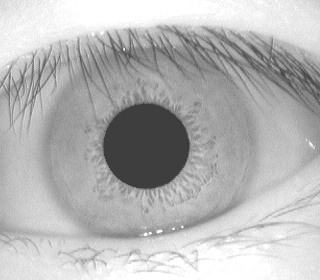
#> input picture iris-images biometric-authentication/iris-images/014_1_1.bmp, 320 x 280 px
$ python -i vasir_segmentation.py   (imports and definitions only)
#> lines starting #> are read from the running program, lines starting #| are printed output that depends on the picture
import cv2
import numpy as np
from math import sqrt, atan2, pi, pow, ceil, floor, cos, sin

from segmentation.projectiris_segmentation import find_eyelids

from utils.error_utils import SUCCESS, WRONG_IMAGE_FORMAT, PUPIL_DETECTION_FAILED, IRIS_DETECTION_FAILED, EYELIDS_DETECTION_FAILED

#--------------------------------------------------------------------------------

MAX_PUPIL_RADIUS = 75   # maximum radius of pupil   (need to be changed from db to db)
MAX_IRIS_RADIUS = 150   # maximum iris radius   (need to be changed from db to db)

RATIO_R = 13

STD_THRESHOLD = 47

WHITE = 255
BLACK = 0

FRAC_OFF_LENGTH = 181
ADJ_PRECISION = 0.0000000000005


# NOTE: I assume that nScales = 1 because it only changes from 1 iif the width of the picture is bigger than 600x400

#--------------------------------------------------------------------------------


def segment_iris(eye_img):
    #image must be in grayscale
    if eye_img.dtype != np.uint8:
        return WRONG_IMAGE_FORMAT, None

    # ----------------------------------------------------------------------------

    #trying to detect pupil
    pupil_data = find_pupil(eye_img, MAX_PUPIL_RADIUS)
    if pupil_data is None:
        return PUPIL_DETECTION_FAILED, None

    # ----------------------------------------------------------------------------

    # getting pupil data
    pupil_center, r_pupil = pupil_data
    x_pupil, y_pupil = pupil_center

    #detecting iris
    top_left, bottom_right = get_iris_roi_rect(eye_img, x_pupil, y_pupil, r_pupil, MAX_IRIS_RADIUS)

    x_top, y_top = top_left
    x_bottom, y_bottom = bottom_right

    # the rectangle must be valid
    if x_top - x_bottom == 0 or y_top - y_bottom == 0:
        return IRIS_DETECTION_FAILED, (pupil_data, None, None)

    # getting the iris roi
    iris_roi = eye_img[y_top:y_bottom, x_top:x_bottom]

    # define maximum distance between pupil and iris center position
    center_adjust = MAX_IRIS_RADIUS // 4

    # find iris circle using Hough Transform
    iris_data = find_iris(iris_roi, r_pupil, MAX_IRIS_RADIUS)
    if iris_data is None:
        return IRIS_DETECTION_FAILED, (pupil_data, None, None)

    # getting iris data
    iris_center, r_iris = iris_data
    x_iris, y_iris = iris_center

    # getting coordinates in original image
    x_iris, y_iris = get_origin_points(x_top, y_top, x_iris, y_iris)

    # setting new values
    iris_center = x_iris, y_iris
    iris_data = iris_center, r_iris

    # ----------------------------------------------------------------------------

    # detecting eyelids [NOTE: i'm gonna use the eyelid detection of project iris]
    eyelids_data = find_eyelids(eye_img, (x_pupil, y_pupil))
    if eyelids_data is None:
        return EYELIDS_DETECTION_FAILED, (pupil_data, iris_data, None)

    # ----------------------------------------------------------------------------

    #all went well
    return SUCCESS, (pupil_data, iris_data, eyelids_data)


def find_pupil(img, limit_radius):
    # make a copy of the given image
    gray_img = img.copy()

    # setup the parameters to avoid noise caused by reflections and eyelashes covering the pupil
    size = 0.0

    # initialize for Closing and Opening process
    close_itr = 0  # dilate->erode
    open_itr = 0  # erode->dilate

    # for classical still eye images
    size = float(RATIO_R - 1)
    close_itr = 2
    open_itr = 3

    # find the minimum intensity within the image - used to determine the threshold
    min_value, _, _, _ = cv2.minMaxLoc(gray_img)

    # future work => consider to remove the reflections here

    # get the threshold for detecting the pupil
    threshold = get_threshold(gray_img, int(min_value))

    # initialize values
    center_x = 0
    center_y = 0
    radius = 0

    # originally, we used 1 for m value.
    # if you increase m value, it would be faster, however, the results would be slightly worst.
    m = 2
    while size > 2:
        i = threshold
        while i >= 0:
            center_x, center_y, radius = get_coordinates(gray_img, close_itr, open_itr, i, limit_radius, size)

            if center_x > 0 and center_y > 0 and radius > 0:
                return (center_x, center_y), radius

            i -= m

        size -= 1
        close_itr += 1

    # second attempt
    size = RATIO_R - 1
    close_itr = 0
    while size > 1:
        open_itr += 3  # count region

        for i in range(threshold + 5, threshold + 30):
            center_x, center_y, radius = get_coordinates(gray_img, close_itr, open_itr, i, limit_radius, size)

            if center_x > 0 and center_y > 0 and radius > 0:
                return (center_x, center_y), radius

        size -= 1

    return None


# [31 lines left out: function find_iris, not called in this run]


def get_threshold(img, min_value):
    _, sigma = cv2.meanStdDev(img)
    std = sigma[0, 0]

    if std < STD_THRESHOLD:
        return min_value + 25   # usually poor quality->orgin 25
    else:
        return min_value + 35   # usually good quality->orgin 35


def get_coordinates(gray_img, close_itr, open_itr, threshold, limit_radius, size):
    dest_img = gray_img.copy()

    # thresholding the image
    cv2.threshold(src=dest_img, thresh=threshold, maxval=WHITE, type=cv2.THRESH_BINARY, dst=dest_img)

    # smoothing the image with a gaussian filter
    dest_img = cv2.GaussianBlur(dest_img, ksize=(5, 5), sigmaX=0)

    # start the morphological operators
    m_pSE = cv2.getStructuringElement(shape=cv2.MORPH_ELLIPSE, ksize=(3, 3), anchor=(1, 1))
    cv2.morphologyEx(src=dest_img, op=cv2.MORPH_CLOSE, kernel=m_pSE, dst=dest_img, iterations=close_itr)
    cv2.morphologyEx(src=dest_img, op=cv2.MORPH_OPEN, kernel=m_pSE, dst=dest_img, iterations=open_itr)

    # finding contours
    contours, hierarchy = cv2.findContours(dest_img, mode=cv2.RETR_LIST, method=cv2.CHAIN_APPROX_TC89_L1)

    # set up the min. contours to ignore noise within the binary image
    min_count = 16  # 16 * n_scales, but n_scales = 1

    # // Find the first and second maximum contour
    max_count = get_max_count(contours)

    # get the pupil center and radius
    pupil_data = get_pupil_position(contours, min_count, max_count, limit_radius, size)

    return pupil_data


# [29 lines left out: function get_pupil_position, not called in this run]


def get_max_count(contours):
    contours.sort(descending)

    count = len(contours)
    return len(contours[0]) if count >= 1 else None


# [14 lines left out: function get_radius, not called in this run]


def descending(x, y):
    return len(y) - len(x)


# [20 lines left out: function get_iris_roi_rect, not called in this run]


def get_origin_points(x_top, y_top, x_iris, y_iris):
    return x_top + x_iris, y_top + y_iris

# /*% findcircle - returns the coordinates of a circle in an image using the Hough transform
# % and Canny edge detection to create the edge map.
# %
# % Usage:
# % [row, col, r] = findcircle(image,lradius,uradius,scaling, sigma, hithres, lowthres, vert, horz)
# %
# % Arguments:
# %	image		    - the image in which to find circles
# %	lradius		    - lower radius to search for
# %	uradius		    - upper radius to search for
# %	scaling		    - scaling factor for speeding up the
# %			          Hough transform
# %	sigma		    - amount of Gaussian smoothing to
# %			          apply for creating edge map.
# %	hithres		    - threshold for creating edge map
# %	lowthres	    - threshold for connected edges
# %	vert		    - vertical edge contribution (0-1)
# %	horz		    - horizontal edge contribution (0-1)
# %
# % Output:
# %	circleiris	    - centre coordinates and radius
# %			          of the detected iris boundary
# %	circlepupil	    - centre coordinates and radius
# %			          of the detected pupil boundary
# %	imagewithnoise	- original eye image, but with
# %			          location of noise marked with
# %			          NaN values
# %


#ToDo: Change the calls to canny, adjust_gamma, non_max_suppression, and hys_thresh for a call to OpenCV canny
# [418 lines left out: functions find_circle, canny, adjust_gamma, non_max_suppression, hys_thresh, hough_circles and 1 more, not called in this run]


def round_nd(x):
    return int(round(x))

>>> import cv2
>>> picture = cv2.imread('../iris-images/014_1_1.bmp', cv2.IMREAD_GRAYSCALE)
#> picture is the input picture: shape (280, 320); min 44, max 255, mean 181.8
>>> result = segment_iris(picture)
#> in find_pupil, `min_value, _, _, _ = cv2.minMaxLoc(gray_img)`: min_value = 44
#> in get_threshold, `_, sigma = cv2.meanStdDev(img)`: sigma = [48.86]
#> in get_threshold, `std = sigma[0, 0]`: std = 48.86
#> in find_pupil, `threshold = get_threshold(gray_img, int(min_value))`: threshold = 79
#> the loop in find_pupil, `while size > 2:` made 1 pass
#> pass 1, in get_coordinates, `dest_img = cv2.GaussianBlur(dest_img, ksize=(5, 5), sigmaX=0)`:
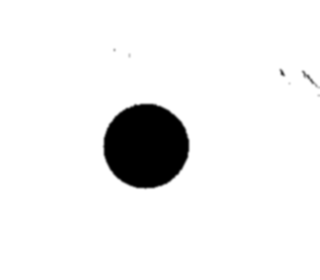
#> dest_img: shape (280, 320); min 0, max 255, mean 238.7
#> after the loop in find_pupil, `while size > 2:`: close_itr = 2; size = 12
#> (the run stopped early here; a loop or call above may not have finished)

$ run again, on iris-images biometric-authentication/iris-images/014_1_3.bmp
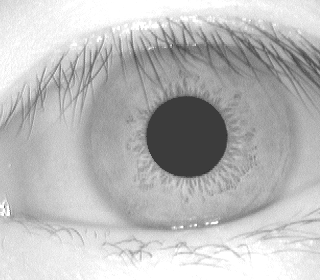
#> input picture iris-images biometric-authentication/iris-images/014_1_3.bmp, 320 x 280 px
#> picture is the input picture: shape (280, 320); min 46, max 255, mean 186.8
#> min_value = 46
#> sigma = [48.43]
#> std = 48.43
#> threshold = 81
#> the loop in find_pupil, `while size > 2:` made 1 pass
#> pass 1, in get_coordinates, `dest_img = cv2.GaussianBlur(dest_img, ksize=(5, 5), sigmaX=0)`:
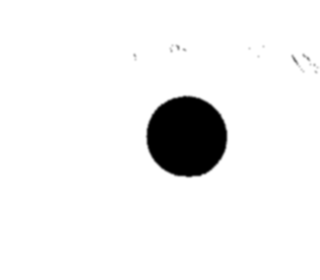
#> dest_img: shape (280, 320); min 0, max 255, mean 240.3
#> after the loop in find_pupil, `while size > 2:`: close_itr = 2; size = 12

$ run again, on iris-images biometric-authentication/iris-images/074_1_1.bmp
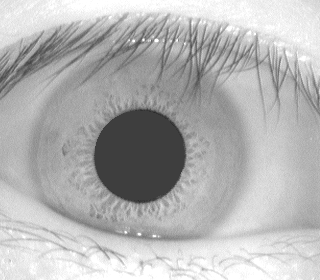
#> input picture iris-images biometric-authentication/iris-images/074_1_1.bmp, 320 x 280 px
#> picture is the input picture: shape (280, 320); min 41, max 255, mean 179.5
#> min_value = 41
#> sigma = [48.27]
#> std = 48.27
#> threshold = 76
#> the loop in find_pupil, `while size > 2:` made 1 pass
#> pass 1, in get_coordinates, `dest_img = cv2.GaussianBlur(dest_img, ksize=(5, 5), sigmaX=0)`:
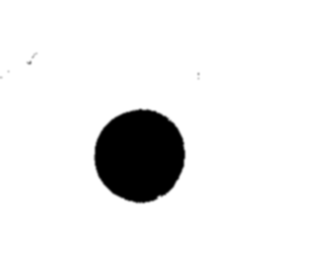
#> dest_img: shape (280, 320); min 0, max 255, mean 236.2
#> after the loop in find_pupil, `while size > 2:`: close_itr = 2; size = 12

$ run again, on iris-images biometric-authentication/iris-images/074_1_3.bmp
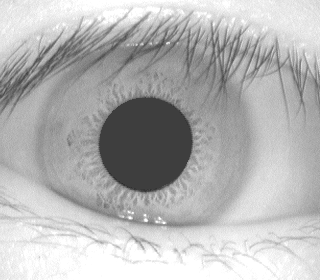
#> input picture iris-images biometric-authentication/iris-images/074_1_3.bmp, 320 x 280 px
#> picture is the input picture: shape (280, 320); min 42, max 255, mean 181.3
#> min_value = 42
#> sigma = [51.51]
#> std = 51.51
#> threshold = 77
#> the loop in find_pupil, `while size > 2:` made 1 pass
#> pass 1, in get_coordinates, `dest_img = cv2.GaussianBlur(dest_img, ksize=(5, 5), sigmaX=0)`:
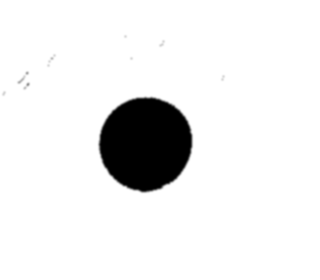
#> dest_img: shape (280, 320); min 0, max 255, mean 235.5
#> after the loop in find_pupil, `while size > 2:`: close_itr = 2; size = 12
